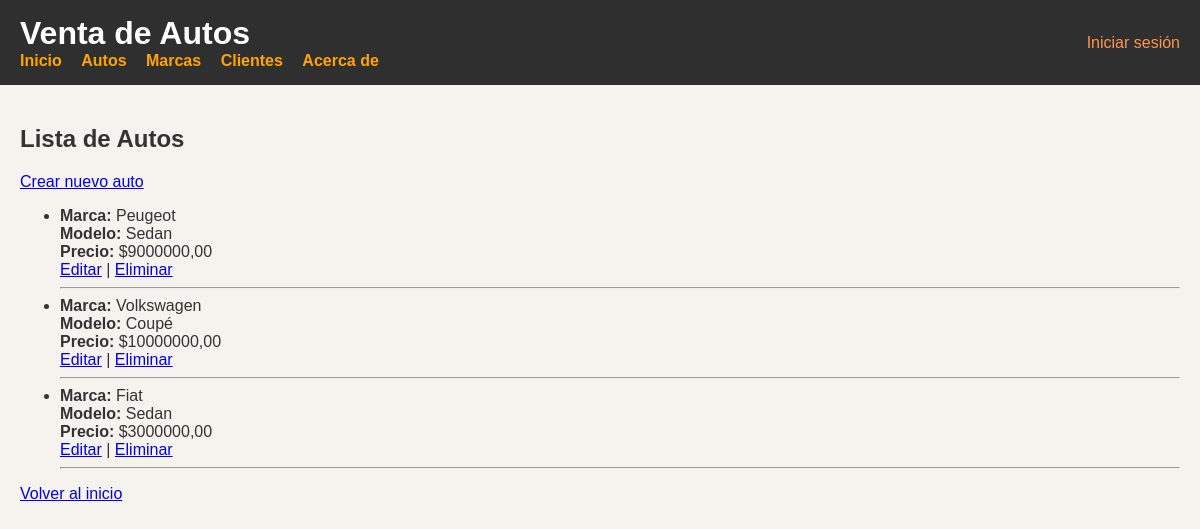
The page /autos/autos/ on the database its author committed.
### autos/models.py (models this page shows, shortened)
class Auto(models.Model):
    marca = models.ForeignKey(Marca, on_delete=models.CASCADE)
    modelo = models.CharField(max_length=100)
    año = models.PositiveIntegerField()
    precio = models.DecimalField(max_digits=10, decimal_places=2)

class Marca(models.Model):
    nombre = models.CharField(max_length=100)

### autos/views.py (the view)
# urls.py: path('autos/', views.lista_autos, name='lista_autos'),
def lista_autos(request):
    autos = Auto.objects.all()
    return render(request, 'autos/lista.html', {'autos': autos})

### autos/templates/autos/lista.html (shortened to what this page needs)
{% extends 'base.html' %}
{% block content %}
    <h2>Lista de Autos</h2>
    <a href="{% url 'crear_auto' %}">Crear nuevo auto</a>
    <ul>
        {% for auto in autos %}
            <li>
                <strong>Marca:</strong> {{ auto.marca.nombre }} <br>
                <strong>Modelo:</strong> {{ auto.modelo }} <br>
                <strong>Precio:</strong> ${{ auto.precio }} <br>
                <a href="{% url 'editar_auto' auto.id %}">Editar</a> |
                <a href="{% url 'eliminar_auto' auto.id %}">Eliminar</a>
            </li>
            <hr>
        {% endfor %}
    </ul>
    <a href="{% url 'home' %}">Volver al inicio</a>
{% endblock %}

### autos/templates/base.html (style rules this page uses)
body { font-family: Arial, sans-serif; background-color: #f6f2ee; color: #333; margin: 0; padding: 0; }

### rows shown on the page
Auto: marca.nombre "Peugeot", modelo "Sedan", precio "9000000,00"
Auto: marca.nombre "Volkswagen", modelo "Coupé", precio "10000000,00"
Auto: marca.nombre "Fiat", modelo "Sedan", precio "3000000,00"
